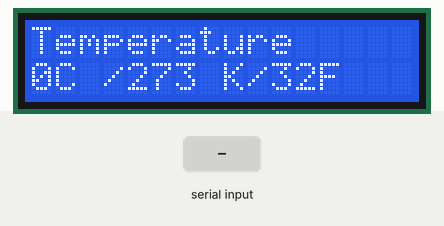
A sketch run on a simulated Arduino Uno, built with avr-gcc and run on an emulated ATmega328P. Shown: 16×2 character LCD. The inputs (shaded band) are chosen by the test bench.

Above: at 1.6 s.
1.7 s: "90,45\n" received over Serial
At 3.4 s:
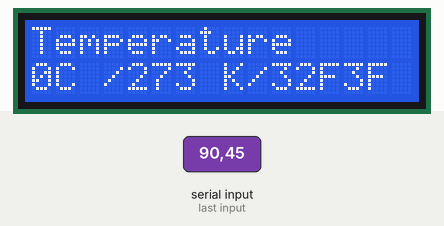
4.2 s: "30,150\n" received over Serial
At 4.5 s:
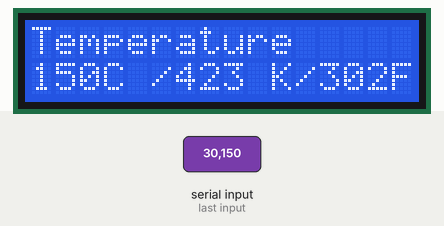
5.7 s: "90\n" received over Serial
At 7.5 s:
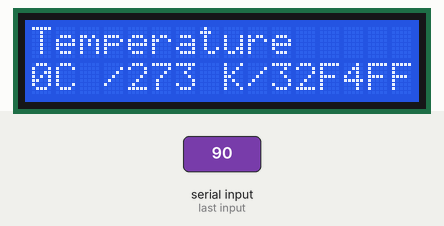
Timing chart, 0 to 9.0 s (numbered marks = the images above; inputs shaded):
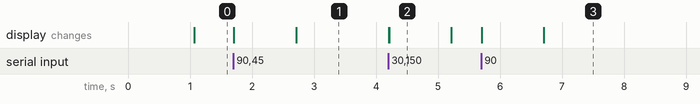

The sketch:

EE321_Lab8_RxArduino.ino
```cpp
// This arduino reads the data from serial port and prints to LCD screen

// introducte lcd library
#include<LiquidCrystal.h>
// initialize lcd pins
LiquidCrystal lcd(12,11,5,4,3,2);

// Initialize variables
float sampledData = 0;
int Cval,Kval,Fval;

void setup() {
    // Initialize the screen as 16x2
      // 16 char
      // 2 rows
    lcd.begin(16,2);

    // Write Temperature at first
    lcd.print("Temperature");

    // Start serial communication
    Serial.begin(9600);
}

void loop() {

  // Sample data from Rx and convert float
  sampledData = Serial.parseFloat();

  // go next row of lcd screen
  lcd.setCursor(0,1);

  // write Celcius format
  Cval=(sampledData);
  lcd.print(Cval);
  lcd.print("C /");

  // Write Kelvin format
  Kval = Cval +273;
  lcd.print(Kval);
  lcd.print(" K/");

  // Write Fahreneit format
  Fval=(round)(Cval*9/5)+32;
  lcd.print(Fval);
  lcd.print("F");


}
```

Measured:
- after the input at 1.7 s, the display: first changes at once (image 1 shows a later state)
- after the input at 4.2 s, the display: first changes at once (image 2 shows a later state)
- after the input at 5.7 s, the display: first changes at once (image 3 shows a later state)
- what the display in image 2 shows lasts 1.0 s, from 4.2 s to 5.2 s
